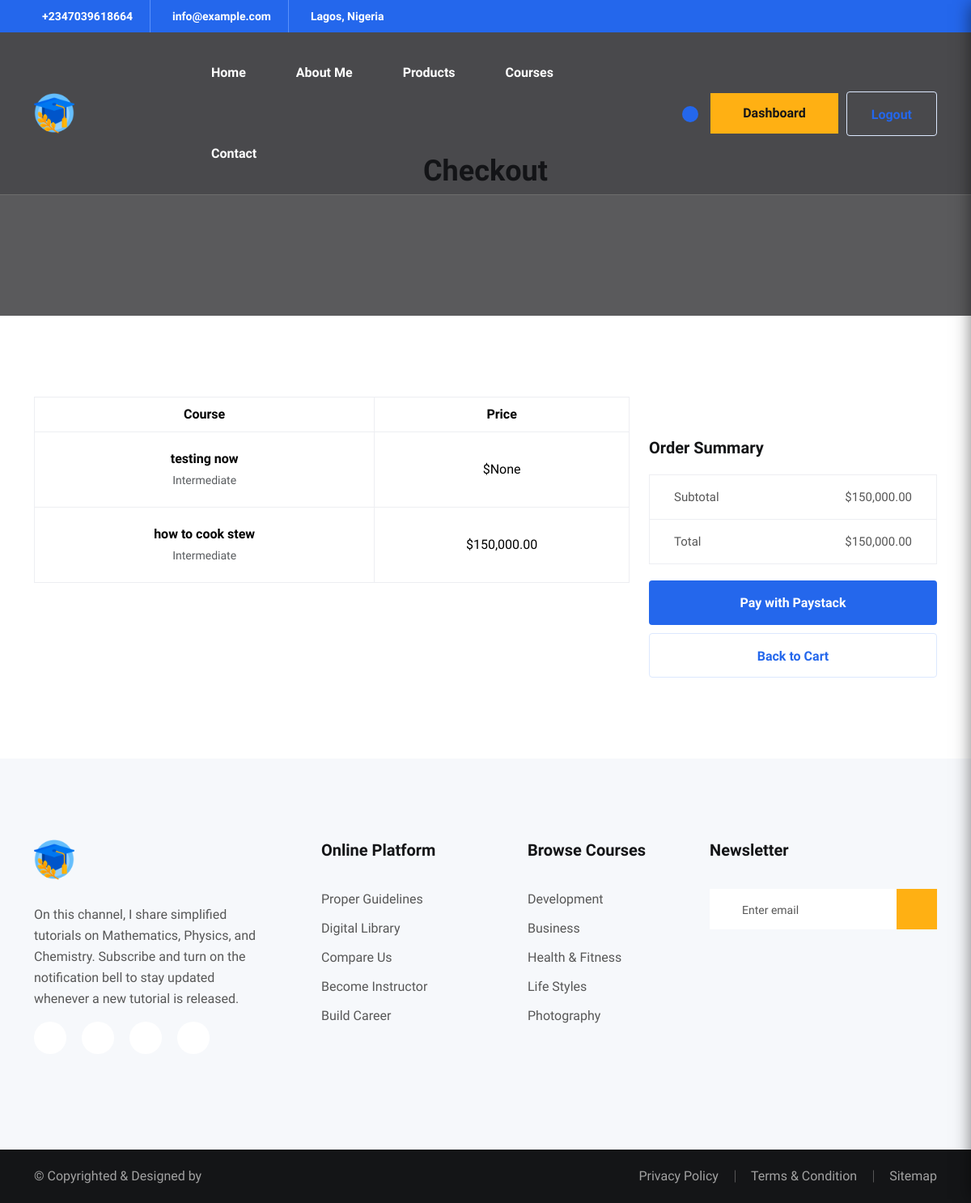
The app's page /dashboard/checkout/ (signed in), older data.
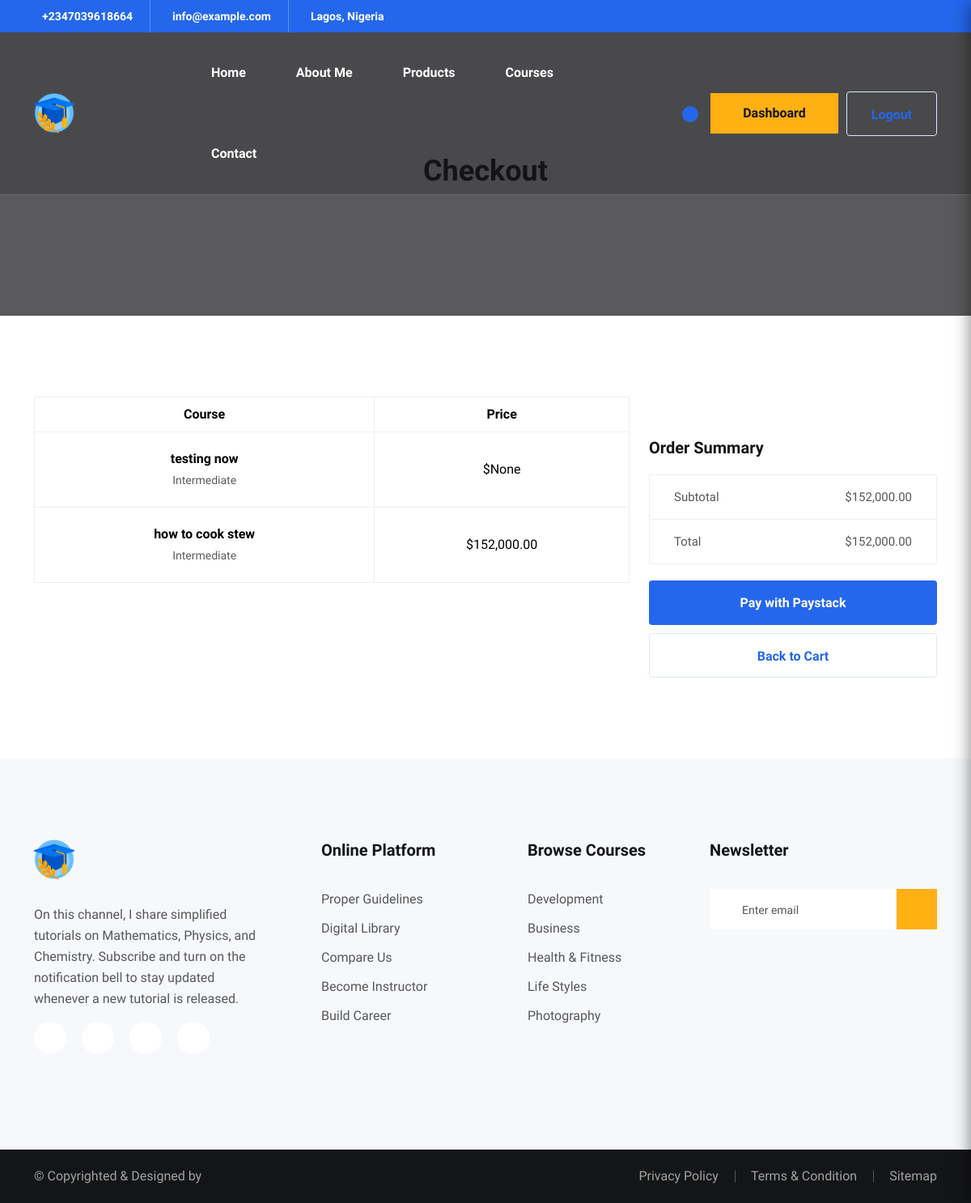
The same page, newer data.
### dashboard/models.py (models this page shows, shortened)
class CartItem(models.Model):
    user = models.ForeignKey(
        User,
        on_delete=models.CASCADE,
        related_name="cart_items"
    )
    course = models.ForeignKey(
        Course,
        on_delete=models.CASCADE,
        related_name="cart_items"
    )
    created_at = models.DateTimeField(auto_now_add=True)
    class Meta:
        unique_together = ("user", "course")

class Course(models.Model):
    LEVEL_CHOICES = (
        ('beginner', 'Beginner'),
        ('intermediate', 'Intermediate'),
        ('advanced', 'Advanced'),
    )
    STATUS_CHOICES = (
        ('draft', 'Draft'),
        ('published', 'Published'),
    )
    PRICE_TYPE_CHOICES = (
        ('free', 'Free'),
        ('paid', 'Paid'),
    )
    author = models.ForeignKey(
        User,
        on_delete=models.CASCADE,
        related_name='courses'
    )
    title = models.CharField(max_length=255)
    category = models.ForeignKey(
        'Category',
        on_delete=models.SET_NULL,
        null=True,
        related_name='courses'
    )
    level = models.CharField(
        max_length=20,
        choices=LEVEL_CHOICES,
        default='beginner'
    )
    short_description = models.CharField(max_length=255, blank=True)
    description = models.TextField(blank=True)
    thumbnail = models.FileField(
        upload_to='courses/thumbnails/',
        blank=True,
        null=True
    )
    price_type = models.CharField(
        max_length=10,
        choices=PRICE_TYPE_CHOICES,
        default='free'
    )
    price = models.DecimalField(
        max_digits=8,
        decimal_places=2,
        blank=True,
        null=True
    )
    status = models.CharField(
        max_length=20,
        choices=STATUS_CHOICES,
        default='draft'
    )
    view_count = models.PositiveIntegerField(default=0)
    purchase_count = models.PositiveIntegerField(default=0)
    created_at = models.DateTimeField(auto_now_add=True)
    updated_at = models.DateTimeField(auto_now=True)

### dashboard/views.py (the view, shortened to what this page needs)
# urls.py: path("checkout/", views.checkout, name="checkout"),
@login_required
def checkout(request):
    cart_items = CartItem.objects.select_related("course").filter(
        user=request.user
    )
    if not cart_items.exists():
        messages.warning(request, "Your cart is empty")
        return redirect("cart")
    total_amount = sum(
        (item.course.price or Decimal("0.00")) for item in cart_items
    )
    return render(request, "checkout.html", {
        "cart_items": cart_items,
        "total_amount": total_amount
    })

### dashboard/templates/checkout.html (shortened to what this page needs)
{% extends 'base.html' %}
{% load static %}
{% load humanize %}
{% block content %}
<main>
  <div class="hero-arera course-item-height">
    <div class="container">
      <h2 class="text-center">Checkout</h2>
    </div>
  </div>
  <section class="cart-area pt-100 pb-100">
    <div class="container">
      <div class="row">
        <div class="col-lg-8">
          <div class="table-content table-responsive">
            <table class="table">
              <thead>
                <tr>
                  <th>Course</th>
                  <th>Price</th>
                </tr>
              </thead>
              <tbody>
                {% for item in cart_items %}
                <tr>
                  <td>
                    <strong>{{ item.course.title }}</strong><br>
                    <small class="text-muted">
                      {{ item.course.level|title }}
                    </small>
                  </td>
                  <td>
                    ${{ item.course.price|intcomma }}
                  </td>
                </tr>
                {% endfor %}
              </tbody>
            </table>
          </div>
        </div>
        <div class="col-lg-4">
          <div class="cart-page-total">
            <h2>Order Summary</h2>
            <ul class="mb-20">
              <li>
                Subtotal
                <span>${{ total_amount|intcomma }}</span>
              </li>
              <li>
                Total
                <span>${{ total_amount|intcomma }}</span>
              </li>
            </ul>
            <button id="payBtn" class="edu-btn w-100">
              Pay with Paystack
            </button>
            <a href="{% url 'cart' %}"
               class="edu-border-btn w-100 mt-10">
              Back to Cart
            </a>
          </div>
        </div>
      </div>
    </div>
  </section>
</main>
{% endblock %}

Row changes from the older to the newer data that the page shows:
changed through a linked row, CartItem "how to cook stew": course.price "150,000.00" → "152,000.00"
Text that changed along with them:
{{ total_amount|intcomma }}: "150,000.00" → "152,000.00"
